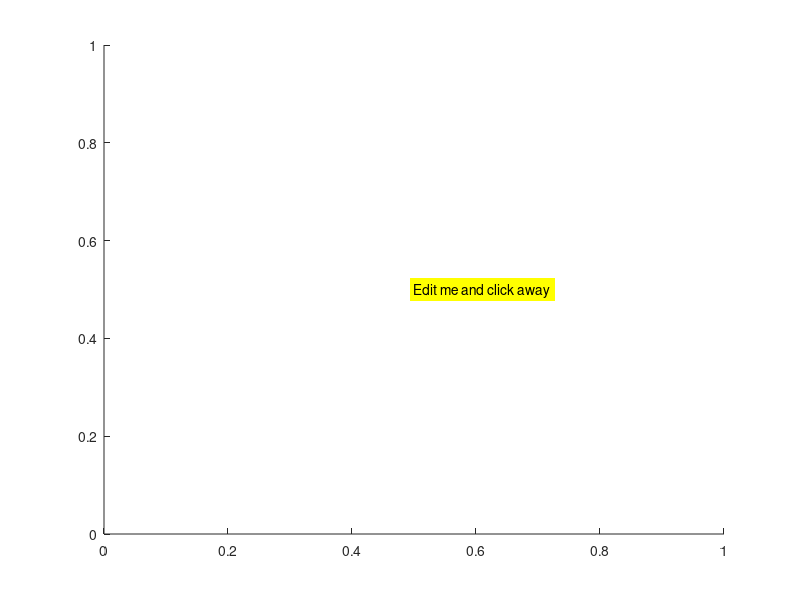

Reproduce this figure in MATLAB.
figure;
textH = text(.5, .5, 'Edit me and click away');
set(textH,'Editing','on', 'BackgroundColor',[1 1 1]);
disp('This prints immediately.');
drawnow
waitfor(textH,'Editing','off');
set(textH,'BackgroundColor',[1 1 0]);
disp('This prints after text editing is complete.');